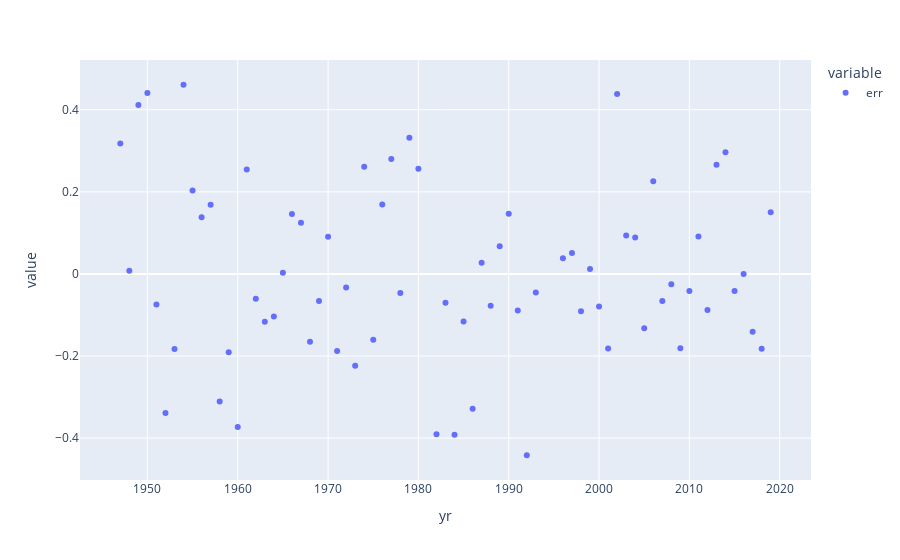

The notebook cell saved with this chart:
### Code cell
# mean error by year
# This measures bias -- Are we off in one direction or another?
px.scatter(ys.groupby('yr')['err'].mean())

### Figure 1 — Plotly figure (JSON) as saved in the notebook; plotly's stock layout.template omitted (floating-point values rounded to 4 significant figures)
{"data": [{"hovertemplate": "variable=err<br>yr=%{x}<br>value=%{y}<extra></extra>", "legendgroup": "err", "marker": {"color": "#636efa", "symbol": "circle"}, "mode": "markers", "name": "err", "orientation": "v", "showlegend": true, "type": "scatter", "x": [1947, 1948, 1949, 1950, 1951, 1952, 1953, 1954, 1955, 1956, 1957, 1958, 1959, 1960, 1961, 1962, 1963, 1964, 1965, 1966, 1967, 1968, 1969, 1970, 1971, 1972, 1973, 1974, 1975, 1976, 1977, 1978, 1979, 1980, 1982, 1983, 1984, 1985, 1986, 1987, 1988, 1989, 1990, 1991, 1992, 1993, 1996, 1997, 1998, 1999, 2000, 2001, 2002, 2003, 2004, 2005, 2006, 2007, 2008, 2009, 2010, 2011, 2012, 2013, 2014, 2015, 2016, 2017, 2018, 2019], "xaxis": "x", "y": [0.3177, 0.007972, 0.4113, 0.441, -0.07466, -0.3391, -0.1829, 0.461, 0.2036, 0.1379, 0.1684, -0.311, -0.1907, -0.3732, 0.2546, -0.06073, -0.1167, -0.104, 0.002832, 0.1458, 0.1248, -0.1652, -0.06618, 0.09065, -0.1879, -0.03296, -0.224, 0.2609, -0.1604, 0.1689, 0.2802, -0.04618, 0.3319, 0.2563, -0.3905, -0.06996, -0.3919, -0.1161, -0.3282, 0.02716, -0.07774, 0.06738, 0.1469, -0.08911, -0.4418, -0.04519, 0.03831, 0.05089, -0.09095, 0.01213, -0.07918, -0.1814, 0.4382, 0.09362, 0.08859, -0.1326, 0.2256, -0.06597, -0.02525, -0.181, -0.04186, 0.09123, -0.08764, 0.2659, 0.2964, -0.04137, -0.0004048, -0.141, -0.1824, 0.1501], "yaxis": "y"}], "layout": {"legend": {"title": {"text": "variable"}, "tracegroupgap": 0}, "margin": {"t": 60}, "xaxis": {"anchor": "y", "domain": [0, 1], "title": {"text": "yr"}}, "yaxis": {"anchor": "x", "domain": [0, 1], "title": {"text": "value"}}}}
